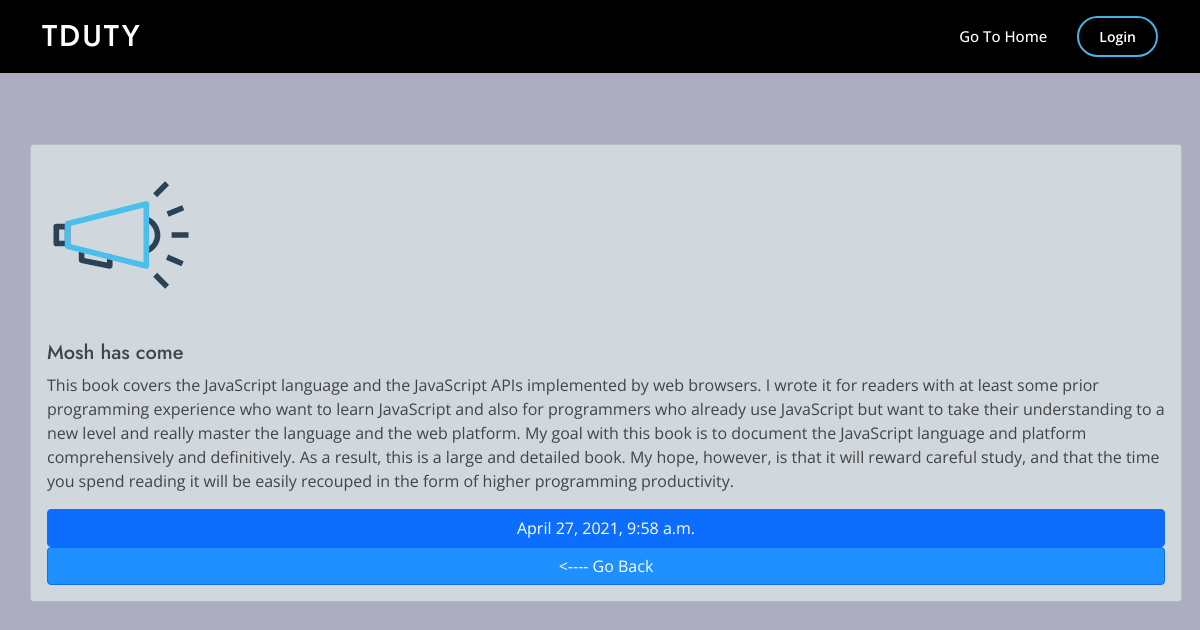
Page /routine/announcement/detail/9 on the committed database.
### routine/models.py (models this page shows, shortened)
class Announcement(models.Model):
    subject = models.CharField(max_length=200)
    body = models.TextField()
    target_audience = models.CharField(max_length=50)
    published_date_time = models.DateTimeField(
        auto_now_add=True, editable=False)

### routine/views.py (the view)
def announcement_detail(request, id):
    announcement = get_object_or_404(Announcement, id=id)
    context = {
        'announcement': announcement
    }
    return render(request, 'routine/announcement_detail.html', context)

### templates/routine/announcement_detail.html (shortened to what this page needs)
{% extends "routine/dashboard.html" %}
{% load static %}
{% block content %}
<div class="card-box">
    <div class="card" style="width: 18rem;">
        <img src="{% static 'images/announcement-detail.svg' %}" class="card-img-top" alt="...">
        <div class="card-body">
            <h5 class="card-title">{{announcement.subject}}</h5>
            <p class="card-text">{{announcement.body}}</p>
            <a class="btn btn-primary">{{announcement.published_date_time}}</a>
            <a href="{% url 'routine:announcements' %}" class="btn btn-primary back">
                &lt;---- </__>Go Back</a>
        </div>
    </div>
</div>
{% endblock content %}

### dutyrota/static/assets/css/style.css (style rules this page uses)
body { color: #444444; font-family: "Open Sans", sans-serif; }
a { color: rgb(20, 20, 20); text-decoration: none; }
h1, h2, h3, h4, h5, h6 { font-family: "Jost", sans-serif; }

### templates/routine/announcement_detail.html (style rules this page uses)
.card { width: 95vw !important; background-color: rgb(208, 215, 221); }
.card-img-top { width: 30vw; }
.btn-primary { width: 100%; }
body { background-color: rgb(173, 173, 194); }
.back { background-color: dodgerblue; }
@media screen and (min-width: 1024px) { .card { width: 96vw !important; margin-left: 1vw; } }
@media screen and (min-width: 1024px) { .card-img-top { width: 15vw; } }
.card-box { display: flex; justify-content: center; }

### rows in the picture
Announcement: subject "Mosh has come", body "This book covers the JavaScript language and the JavaScript APIs implemented by web browsers. I wrote it for readers with at least some prior programming experience who want to learn JavaScript and also for programmers who already use JavaScript but want to take their understanding to a new level and really master the language and the web platform. My goal with this book is to document the JavaScript language and platform comprehensively and definitively. As a result, this is a large and detailed book. My hope, however, is that it will reward careful study, and that the time you spend reading it will be easily recouped in the form of higher programming productivity.", published_date_time "April 27, 2021, 9:58 a.m."
